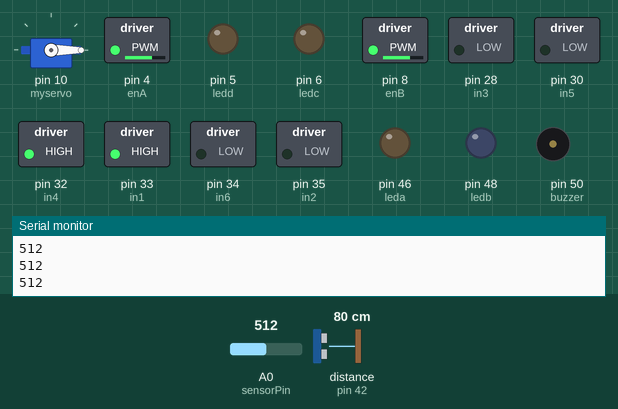
Recording of a sketch running on a simulated Arduino Mega 2560, built with avr-gcc and run on an emulated ATmega2560. Shown: servo, switched loads named in the sketch (green lamp = pin HIGH), output pins drawn as LEDs (lit = HIGH), buzzer (waves = sounding), the last lines printed to the serial monitor. Wiring (inferred from the names in the program): ultrasonic range finder: trigger pin 40; echo pin 42. Inputs (shaded band) come from the test bench; at power-on: A0 (sensorPin) = 512, distance to the obstacle (sensor on pin 42) 80 cm. The echo pulse lasts 58.3 µs per cm; pins used as bus, display or sensor lines are not drawn.

Above: at 6.5 s.
6.6 s: A0 (sensorPin) set to 415
8.1 s: A0 (sensorPin) set to 385
At 8.7 s:
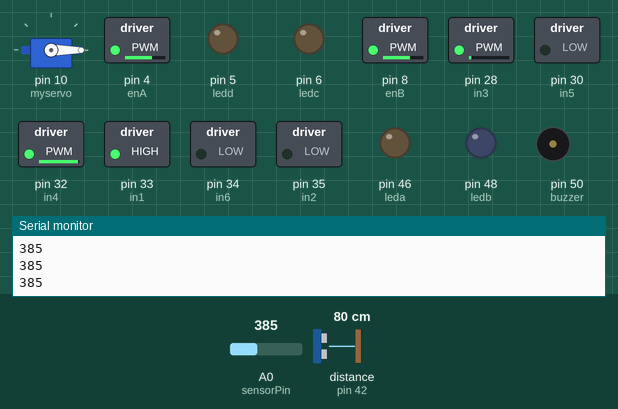
9.7 s: distance to the obstacle (sensor on pin 42) set to 2 cm
At 10.2 s:
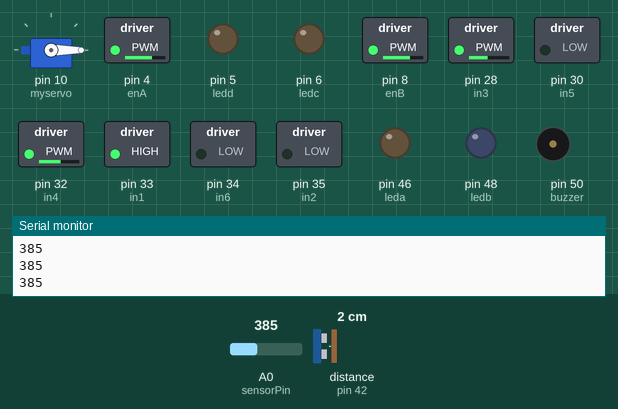
12.7 s: distance to the obstacle (sensor on pin 42) set to 5 cm
At 14.1 s:
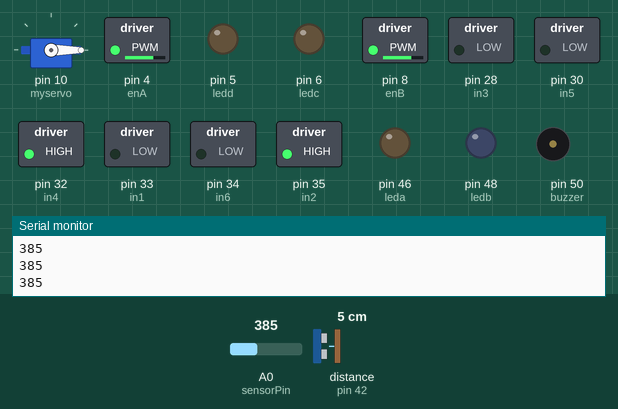
15.7 s: distance to the obstacle (sensor on pin 42) set to 19 cm
17.2 s: distance to the obstacle (sensor on pin 42) set to 23 cm
At 18.4 s:
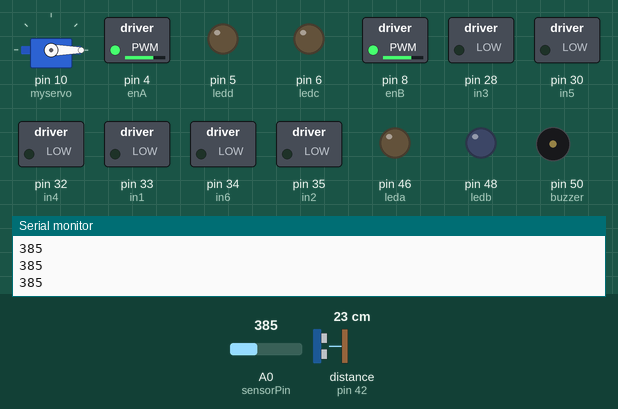
Timing chart, 0 to 21.2 s (numbered marks = the images above; inputs shaded):
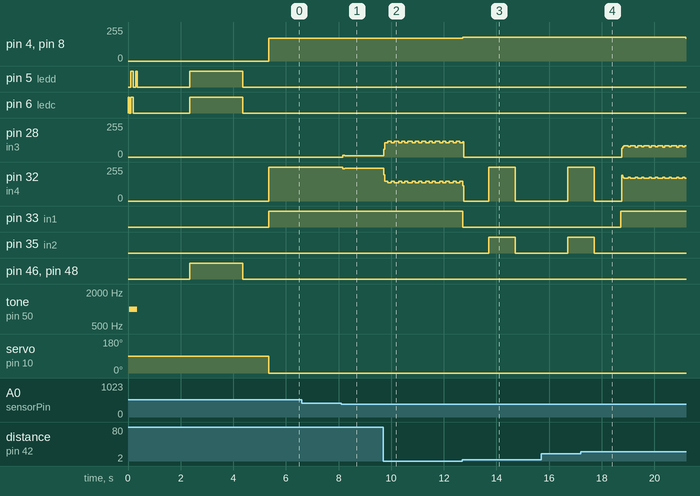

The sketch:

Arduino_Code.ino
```cpp
//Note:- Smoke and temperature sensor are not used as the fire was small so couldn't get the minimum threshold for sensors to work.

// FOR SERIAL COMMUNICATION
int s = 0;

//FOR SERVO MOTOR
#include <Servo.h>
Servo myservo;

// FOR FLAME SENSOR
#include <SoftwareSerial.h>

// FOR TEMPERATURE SENSOR
#include <dht.h>
dht DHT;
#define DHT11_PIN 7

// FOR WATER PUMP
const int in7 = 31; //negative of pump
const int in8 = 29; // positive of pump

// FOR DC MOTORS
// defining right 3 motors of first L298  driver
const int in1 = 33; //blue       //in3
const int in2 = 35; //grey      //in4
int enB = 8;
// defining left 3 motors of second L298 driver
const int in3 = 28; // in1
const int in4 = 32; // in2
int enA = 4;

// FOR 3 DC FANS
const int in5 = 30; //in3   for fans
const int in6 = 34; //in4   for fans

// FOR SMOKE SENSOR
int smokeA0 = A1;
//int sensorThreshold = 200;

// FOR FLAME/INFRARED SENSOR
int sensorPin = A0;	 // select the input pin for the LDR
int sensorValue = 0; // variable to store the value coming from the flame sensor

// FOR BUZZER
const int buzzer = 50;

// FOR HEAD LAMPS
const int leda = 46;
const int ledb = 48;

// FOR ULTRASONIC SENSOR
const int trigPin = 40;
const int echoPin = 42;
long duration;
int distance;

// FOR ALARM LED LIGHTS
int ledc = 6;
int ledd = 5;

void setup()
{
	Serial.begin(9600);
	myservo.attach(10);
	pinMode(smokeA0, INPUT);
	pinMode(leda, OUTPUT);
	pinMode(ledb, OUTPUT);
	pinMode(in1, OUTPUT);
	pinMode(in2, OUTPUT);
	pinMode(enA, OUTPUT);
	pinMode(enB, OUTPUT);
	pinMode(in3, OUTPUT);
	pinMode(in4, OUTPUT);
	pinMode(in5, OUTPUT);
	pinMode(in6, OUTPUT);
	pinMode(ledc, OUTPUT);
	pinMode(ledd, OUTPUT);
	pinMode(buzzer, OUTPUT);
	pinMode(trigPin, OUTPUT); // Sets the trigPin as an Output
	pinMode(echoPin, INPUT);  // Sets the echoPin as an Input
	Warmup();
	myservo.write(-90); // water nozzle goes up in search position
}

void loop()
{
again:
	left(); // rotating continuously on its place
	detectflame(); // starts to detect flame
	detectdistance(); // to avoid any obstacle
	if (sensorValue <= 400) // if robot detects flame
	{
		forward(); // move towards the flame source
		detectflame(); // keep detecting flame
		if (sensorValue <= 80) // if bot comes close enough to flame
		{
			halt(); // stop
			delay(2000);
			if (Serial.available()) // read MATLAB serial data
			{
				s = Serial.read();
				delay(3000);
				if (s == 'F') //if MATLAB confirms fire
				{
					myservo.write(90); // lower the water nozzle to fire water
					delay(1000);
					Fanon(); //turn on fans to suck in smoke
					firehere(); // sound the alarm
					delay(2000);
					Alarmoff();
					Fanoff();
				}
				else // if MATLAB not confirmes fire
				{
					back(); // go back to starting location
					delay(2000);
					goto again; //starts the searching process again
				}
			}
		}
	}

	//COLLISION PREVENTION LOGIC  HERE
	if (distance <= 20 && distance >= 3) // if bot detects any wall in front of it in 20cm distance
	{
		halt();
		delay(1000);
		back();
		delay(1000);
		halt();
		delay(1000);
	}

}

// ************************* ALL FUNCTIONS DEFINED HERE
void detectsmoke()
{
	int analogSensor = analogRead(smokeA0);
	//Serial.print("sensor value : ");
	//Serial.println(analogSensor);
	delay(100);
}

void detectflame()
{
	sensorValue = analogRead(sensorPin);
	Serial.println(sensorValue);
}

void Alarmon()
{
	digitalWrite(ledc, HIGH);
	delay(50);
	digitalWrite(ledc, LOW);
	tone(buzzer, 1000);
	delay(50);
}

void Alarmoff()
{
	digitalWrite(ledd, HIGH); // turn the LED on (HIGH is the voltage level)
	delay(50);
	digitalWrite(ledd, LOW);
	noTone(buzzer);
}

void forward()
{
	analogWrite(enA, 180); // Range 100rpm to 255rpm only
	analogWrite(enB, 180);
	digitalWrite(in1, HIGH);
	digitalWrite(in2, LOW);
	digitalWrite(in3, HIGH);
	digitalWrite(in4, LOW);
}

void back()
{
	analogWrite(enA, 180); // Range 100rpm to 255rpm only
	analogWrite(enB, 180);
	digitalWrite(in1, LOW);
	digitalWrite(in2, HIGH);
	digitalWrite(in3, LOW);
	digitalWrite(in4, HIGH);
}

void left()
{
	analogWrite(enA, 170); // Range 100rpm to 255rpm only
	analogWrite(enB, 170);
	digitalWrite(in1, HIGH);
	digitalWrite(in2, LOW);
	digitalWrite(in3, LOW);
	digitalWrite(in4, HIGH);
}

void right()
{
	analogWrite(enA, 180); // Range 100rpm to 255rpm only
	analogWrite(enB, 180);
	digitalWrite(in1, LOW);
	digitalWrite(in2, HIGH);
	digitalWrite(in3, HIGH);
	digitalWrite(in4, LOW);
}

void halt()
{
	analogWrite(enA, 180); // Range 100rpm to 255rpm only
	analogWrite(enB, 180);
	digitalWrite(in1, LOW);
	digitalWrite(in2, LOW);
	digitalWrite(in3, LOW);
	digitalWrite(in4, LOW);
}

void Fanon()
{
	digitalWrite(in5, HIGH);
	digitalWrite(in6, LOW);
}

void Fanoff()
{
	digitalWrite(in5, LOW);
	digitalWrite(in6, LOW);
}

void Warmup()
{
	Alarmon();
	digitalWrite(ledc, HIGH);
	digitalWrite(ledd, HIGH);
	delay(100);
	digitalWrite(ledc, LOW);
	digitalWrite(ledd, LOW);
	delay(100);
	digitalWrite(ledc, LOW);
	digitalWrite(ledd, LOW);
	Alarmoff();
	digitalWrite(ledc, LOW);
	digitalWrite(ledd, LOW);
	delay(2000);
	digitalWrite(ledc, HIGH);
	digitalWrite(ledd, HIGH);
	digitalWrite(leda, HIGH); // turn the LED on (HIGH is the voltage level)
	digitalWrite(ledb, HIGH); // wait for a second
	delay(2000);
	digitalWrite(leda, LOW); // turn the LED off by making the voltage LOW
	digitalWrite(ledb, LOW);
	digitalWrite(ledc, LOW);
	digitalWrite(ledd, LOW);
	delay(1000);
}

void detectdistance()
{
	digitalWrite(trigPin, LOW);
	delayMicroseconds(10);
	digitalWrite(trigPin, HIGH);
	delayMicroseconds(10);
	digitalWrite(trigPin, LOW);
	duration = pulseIn(echoPin, HIGH);
	distance = duration * (0.034 / 2);
	//   Serial.print("Distance: ");
	//   Serial.println(distance);
}

void detecttemp()
{
	int chk = DHT.read11(DHT11_PIN);
	Serial.print("Temperature=");
	Serial.println(DHT.temperature);
	Serial.print("Humidity=");
	Serial.println(DHT.humidity);
	delay(1000);
}

void alarmlamp()
{
	digitalWrite(ledc, HIGH);
	delay(100);
	digitalWrite(ledc, LOW);
	delay(100);
	digitalWrite(ledd, HIGH); // turn the LED on (HIGH is the voltage level)
	delay(100);				  // wait for a second
	digitalWrite(ledd, LOW);
	delay(100);
}
void firehere()
{
	Alarmon();
	delay(50);
	Alarmoff();
	delay(50);
	Alarmon();
	delay(50);
	Alarmoff();
	delay(50);
}
```

Measured:
- the behaviour switches between 3 and 4 cm on distance to the obstacle (sensor on pin 42) (found by bisection; images 2 and 3)
- the behaviour switches between 21 and 22 cm on distance to the obstacle (sensor on pin 42) (found by bisection; images 3 and 4)
- after the input at 8.1 s, pin 28 (in3): 0/255 → 14/255 after 0.06 s, → 8/255 0.08 s later; pin 32 (in4): 255/255 → 241/255 after 0.06 s, → 247/255 0.08 s later
- after the input at 9.7 s, pin 28 (in3): 8/255 → 58/255 at once, then repeats every 0.52 s: 107/255 0.12 s, 117/255 0.12 s, 107/255 0.12 s, 117/255 0.16 s; pin 32 (in4): 247/255 → 197/255 at once, then repeats every 0.52 s: 148/255 0.12 s, 138/255 0.12 s, 148/255 0.12 s, 138/255 0.16 s
- after the input at 12.7 s, pin 4 (enA), pin 8 (enB): 170/255 → 180/255 at once; pin 33 (in1): HIGH → LOW at once; pin 35 (in2): LOW → HIGH after 1.0 s, → LOW 1.0 s later
